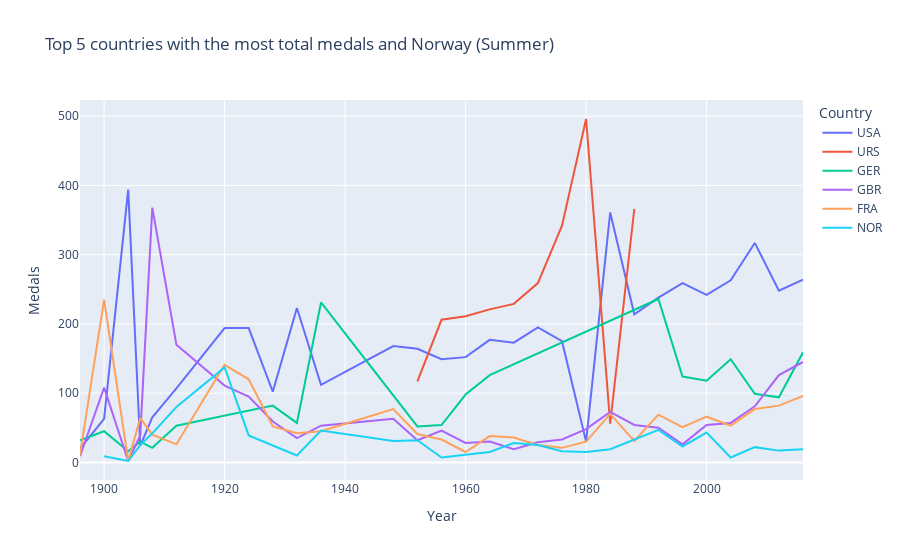

The notebook cell saved with this chart:
### Code cell
px.line(
    data_frame=summer(countries_medals[countries_medals['NOC'].isin(top_5_summer_countries)]), 
    x='Year', 
    y='Medal',
    color='NOC',
    category_orders={'NOC': top_5_countries},
    title='Top 5 countries with the most total medals and Norway (Summer)',
    labels={'Medal': 'Medals', 'NOC': 'Country'}
)

### Figure 1 — Plotly figure (JSON) as saved in the notebook; plotly's stock layout.template omitted (floating-point values rounded to 4 significant figures)
{"data": [{"hovertemplate": "Country=USA<br>Year=%{x}<br>Medals=%{y}<extra></extra>", "legendgroup": "USA", "line": {"color": "#636efa", "dash": "solid"}, "marker": {"symbol": "circle"}, "mode": "lines", "name": "USA", "orientation": "v", "showlegend": true, "type": "scatter", "x": [1896, 1900, 1904, 1906, 1908, 1912, 1920, 1924, 1928, 1932, 1936, 1948, 1952, 1956, 1960, 1964, 1968, 1972, 1976, 1980, 1984, 1988, 1992, 1996, 2000, 2004, 2008, 2012, 2016], "xaxis": "x", "y": [20, 63, 394, 24, 65, 107, 194, 194, 102, 223, 112, 168, 164, 149, 152, 177, 173, 195, 175, 30, 361, 214, 238, 259, 242, 263, 317, 248, 264], "yaxis": "y"}, {"hovertemplate": "Country=URS<br>Year=%{x}<br>Medals=%{y}<extra></extra>", "legendgroup": "URS", "line": {"color": "#EF553B", "dash": "solid"}, "marker": {"symbol": "circle"}, "mode": "lines", "name": "URS", "orientation": "v", "showlegend": true, "type": "scatter", "x": [1952, 1956, 1960, 1964, 1968, 1972, 1976, 1980, 1984, 1988], "xaxis": "x", "y": [117, 206, 211, 221, 229, 259, 342, 496, 56, 366], "yaxis": "y"}, {"hovertemplate": "Country=GER<br>Year=%{x}<br>Medals=%{y}<extra></extra>", "legendgroup": "GER", "line": {"color": "#00cc96", "dash": "solid"}, "marker": {"symbol": "circle"}, "mode": "lines", "name": "GER", "orientation": "v", "showlegend": true, "type": "scatter", "x": [1896, 1900, 1904, 1906, 1908, 1912, 1928, 1932, 1936, 1952, 1956, 1960, 1964, 1992, 1996, 2000, 2004, 2008, 2012, 2016], "xaxis": "x", "y": [32, 45, 16, 30, 21, 53, 82, 57, 231, 52, 54, 98, 126, 236, 124, 118, 149, 99, 94, 159], "yaxis": "y"}, {"hovertemplate": "Country=GBR<br>Year=%{x}<br>Medals=%{y}<extra></extra>", "legendgroup": "GBR", "line": {"color": "#ab63fa", "dash": "solid"}, "marker": {"symbol": "circle"}, "mode": "lines", "name": "GBR", "orientation": "v", "showlegend": true, "type": "scatter", "x": [1896, 1900, 1904, 1906, 1908, 1912, 1920, 1924, 1928, 1932, 1936, 1948, 1952, 1956, 1960, 1964, 1968, 1972, 1976, 1980, 1984, 1988, 1992, 1996, 2000, 2004, 2008, 2012, 2016], "xaxis": "x", "y": [9, 108, 2, 39, 368, 170, 111, 95, 59, 35, 53, 63, 32, 46, 28, 30, 19, 29, 33, 48, 73, 54, 50, 26, 54, 57, 81, 126, 145], "yaxis": "y"}, {"hovertemplate": "Country=FRA<br>Year=%{x}<br>Medals=%{y}<extra></extra>", "legendgroup": "FRA", "line": {"color": "#FFA15A", "dash": "solid"}, "marker": {"symbol": "circle"}, "mode": "lines", "name": "FRA", "orientation": "v", "showlegend": true, "type": "scatter", "x": [1896, 1900, 1904, 1906, 1908, 1912, 1920, 1924, 1928, 1932, 1936, 1948, 1952, 1956, 1960, 1964, 1968, 1972, 1976, 1980, 1984, 1988, 1992, 1996, 2000, 2004, 2008, 2012, 2016], "xaxis": "x", "y": [11, 235, 2, 64, 40, 26, 141, 120, 52, 42, 45, 77, 41, 33, 15, 38, 36, 25, 21, 30, 70, 31, 69, 51, 66, 53, 77, 82, 96], "yaxis": "y"}, {"hovertemplate": "Country=NOR<br>Year=%{x}<br>Medals=%{y}<extra></extra>", "legendgroup": "NOR", "line": {"color": "#19d3f3", "dash": "solid"}, "marker": {"symbol": "circle"}, "mode": "lines", "name": "NOR", "orientation": "v", "showlegend": true, "type": "scatter", "x": [1900, 1904, 1906, 1908, 1912, 1920, 1924, 1928, 1932, 1936, 1948, 1952, 1956, 1960, 1964, 1968, 1972, 1976, 1980, 1984, 1988, 1992, 1996, 2000, 2004, 2008, 2012, 2016], "xaxis": "x", "y": [9, 2, 25, 42, 80, 137, 39, 24, 10, 46, 31, 32, 7, 11, 15, 28, 25, 16, 15, 19, 33, 47, 23, 43, 7, 22, 17, 19], "yaxis": "y"}], "layout": {"legend": {"title": {"text": "Country"}, "tracegroupgap": 0}, "title": {"text": "Top 5 countries with the most total medals and Norway (Summer)"}, "xaxis": {"anchor": "y", "domain": [0, 1], "title": {"text": "Year"}}, "yaxis": {"anchor": "x", "domain": [0, 1], "title": {"text": "Medals"}}}}
